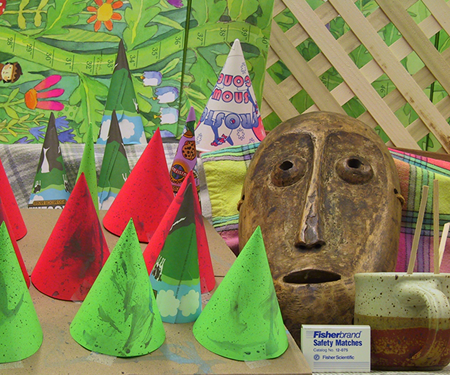
#> input picture im2.png, 450 x 375 px
$ jupyter execute disp.ipynb
#> lines starting #> are read from the running program, lines starting #| are printed output that depends on the picture; after the words box and inside, x2 and y2 are one past the last pixel; in counts of white or black regions, pixels touching at a corner belong together
[cell 1]
import cv2
import numpy as np
import matplotlib.pyplot as plt


img_left = cv2.imread('im2.png', cv2.IMREAD_GRAYSCALE)
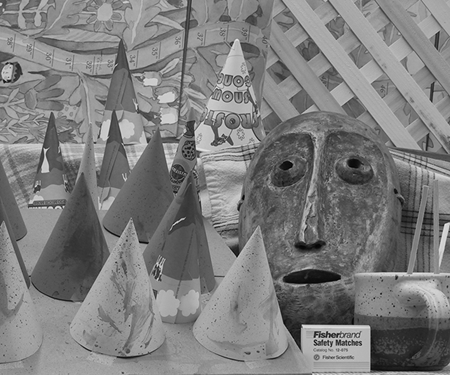
#> img_left: shape (375, 450); min 0, max 235, mean 125
img_right = cv2.imread('im6.png', cv2.IMREAD_GRAYSCALE)
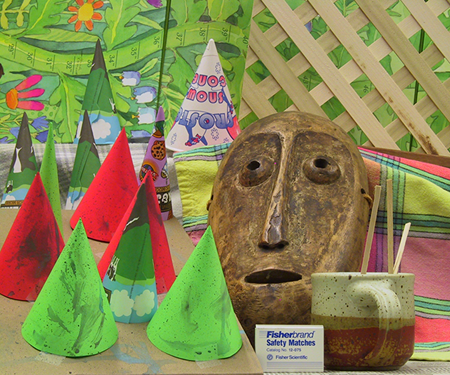
#> input picture im6.png, 450 x 375 px
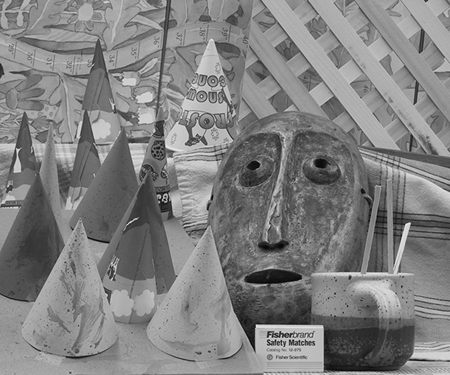
#> img_right: shape (375, 450); min 0, max 243, mean 128.4

plt.figure(figsize=(30,30))
plt.subplot(2,2,1); plt.imshow(img_left, cmap='gray'); plt.title('Left'); plt.axis('off')
plt.subplot(2,2,2); plt.imshow(img_right, cmap='gray'); plt.title('Right'); plt.axis('off')

plt.show()
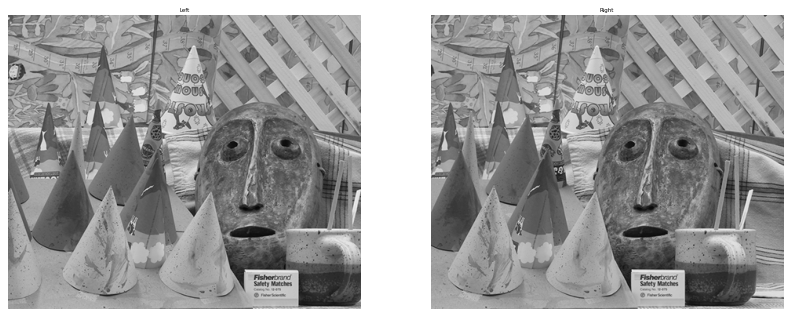
#> figure drawn by matplotlib, 2 panels

[cell 2]
ground_truth = cv2.imread('disp2.png', cv2.IMREAD_UNCHANGED)
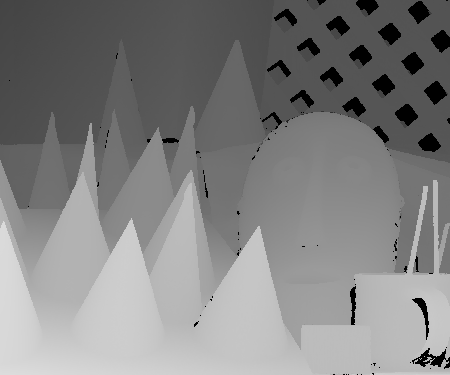
#> input picture disp2.png, 450 x 375 px
#> ground_truth is the input picture: shape (375, 450); min 0, max 220, mean 129.8

plt.figure()
plt.imshow(ground_truth, cmap='gray'); plt.title('disparity - ground truth'); plt.axis('off')
plt.show()

[cell 3]
stereo_bm = cv2.StereoBM_create(numDisparities=64, blockSize=15)
disparity_bm = stereo_bm.compute(img_left, img_right)
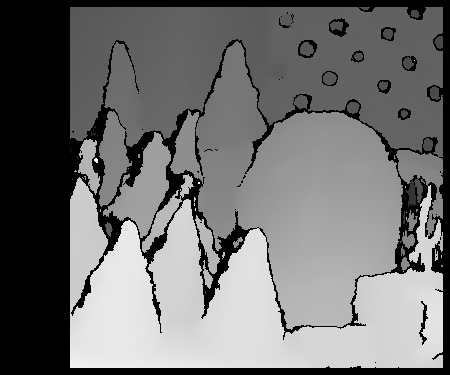
#> disparity_bm: shape (375, 450) int16; min -16, max 894, mean 386.6; drawn with min black and max white

stereo_sgbm = cv2.StereoSGBM_create(
    minDisparity=0,
    numDisparities=64,
    blockSize=5,
    P1=8 * 3 * 5 ** 2,
    P2=32 * 3 * 5 ** 2,
    mode=cv2.STEREO_SGBM_MODE_SGBM_3WAY
)
disparity_sgbm = stereo_sgbm.compute(img_left, img_right)
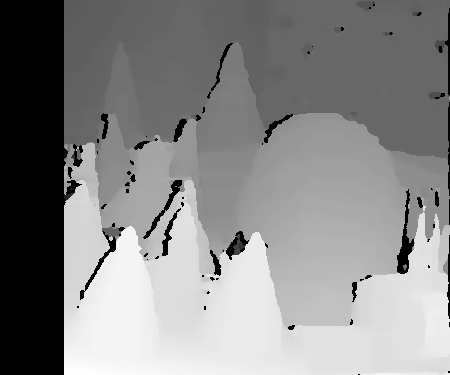
#> disparity_sgbm: shape (375, 450) int16; min -16, max 850, mean 443.7; drawn with min black and max white

disparity_bm_norm = cv2.normalize(disparity_bm, None, alpha=0, beta=255, norm_type=cv2.NORM_MINMAX)
disparity_bm_norm = np.uint8(disparity_bm_norm)

disparity_sgbm_norm = cv2.normalize(disparity_sgbm, None, alpha=0, beta=255, norm_type=cv2.NORM_MINMAX)
disparity_sgbm_norm = np.uint8(disparity_sgbm_norm)


ground_truth_norm = cv2.normalize(ground_truth, None, alpha=0, beta=255, norm_type=cv2.NORM_MINMAX)
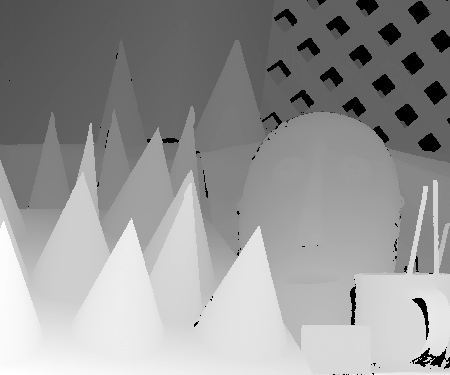
#> ground_truth_norm: shape (375, 450); min 0, max 255, mean 150.5
ground_truth_norm = np.uint8(ground_truth_norm)


def compute_rmse(predicted, ground_truth):
    mask = ground_truth > 0
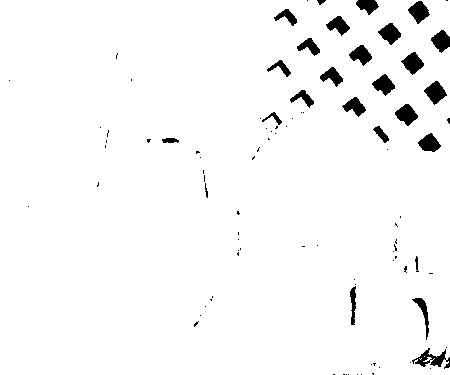
#> mask: shape (375, 450) bool; 96.8% white; 93 black regions (67 under 20 px), largest, box (x1, y1, x2, y2) and area: (412, 348, 450, 369) 318, (424, 81, 447, 105) 306, (395, 104, 418, 126) 297
    predicted = cv2.resize(predicted, (ground_truth.shape[1], ground_truth.shape[0]))
    return np.sqrt(np.mean((predicted[mask].astype(np.float32) - ground_truth[mask].astype(np.float32)) ** 2))

rmse_bm = compute_rmse(disparity_bm_norm, ground_truth_norm)
#> rmse_bm = 85.85
rmse_sgbm = compute_rmse(disparity_sgbm_norm, ground_truth_norm)
#> rmse_sgbm = 68.45

print(f"RMSE StereoBM: {rmse_bm:.2f}")
#| RMSE StereoBM: 85.85
print(f"RMSE StereoSGBM: {rmse_sgbm:.2f}")
#| RMSE StereoSGBM: 68.45

plt.figure(figsize=(14,6))

plt.subplot(2,3,1); plt.imshow(img_left, cmap='gray'); plt.title('Left'); plt.axis('off')
plt.subplot(2,3,2); plt.imshow(img_right, cmap='gray'); plt.title('Right'); plt.axis('off')
plt.subplot(2,3,4); plt.imshow(ground_truth_norm, cmap='plasma'); plt.title('Ground Truth'); plt.axis('off')

plt.subplot(2,3,5); plt.imshow(disparity_bm_norm, cmap='plasma'); plt.title('StereoBM'); plt.axis('off')
plt.subplot(2,3,6); plt.imshow(disparity_sgbm_norm, cmap='plasma'); plt.title('StereoSGBM'); plt.axis('off')

plt.tight_layout()
plt.show()

[cell 4]
stereo_sgbm = cv2.StereoSGBM_create(
    minDisparity=0,
    numDisparities=50,
    blockSize=3,
    P1=4 * 2 * 5 ** 2,
    P2=256 * 4 * 5 ** 2,
    mode=cv2.STEREO_SGBM_MODE_SGBM_3WAY
)

disparity_sgbm = stereo_sgbm.compute(img_left, img_right)
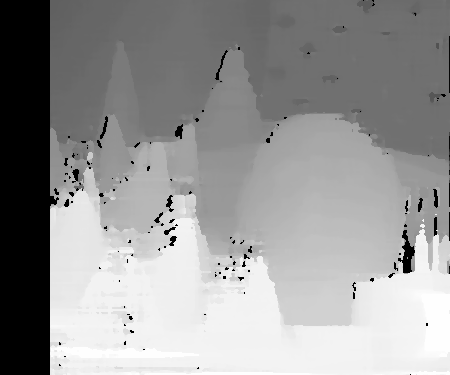
#> disparity_sgbm: shape (375, 450) int16; min -16, max 784, mean 457.7; drawn with min black and max white

disparity_normalized = cv2.normalize(disparity_sgbm, None, alpha=0, beta=255, norm_type=cv2.NORM_MINMAX)
disparity_normalized = np.uint8(disparity_normalized)

ground_truth_norm = cv2.normalize(ground_truth, None, alpha=0, beta=255, norm_type=cv2.NORM_MINMAX)
ground_truth_norm = np.uint8(ground_truth_norm)


rmse_sgbm = compute_rmse(disparity_normalized, ground_truth_norm)
#> rmse_sgbm = 62.65

print(f"RMSE StereoSGBM: {rmse_sgbm:.2f}")
#| RMSE StereoSGBM: 62.65

plt.figure(figsize=(14,6))

plt.subplot(2,2,1); plt.imshow(img_left, cmap='gray'); plt.title('Left'); plt.axis('off')
plt.subplot(2,2,2); plt.imshow(img_right, cmap='gray'); plt.title('Right'); plt.axis('off')
plt.subplot(2,2,3); plt.imshow(ground_truth_norm, cmap='plasma'); plt.title('Ground Truth'); plt.axis('off')

plt.subplot(2,2,4); plt.imshow(disparity_normalized, cmap='plasma'); plt.title('StereoSGBM'); plt.axis('off')

plt.tight_layout()
plt.show()
